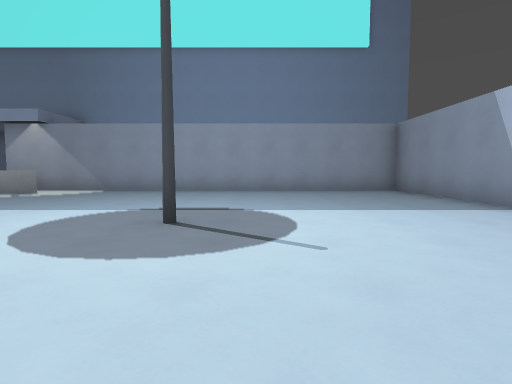
View 1 (above)

23 first-person views from a walk through a level from a Godot 3-D game. The camera is 1.2 m above the floor, tilts 4° down and sees 80° across. The floor is counted in squares, 2 m on a side. Each view is taken from the middle of a square. On the plan, view 1 faces up. The plan holds only what a view shows up to about 9 squares ahead; the rest is blank. The place goes on beyond the plan.

View 2
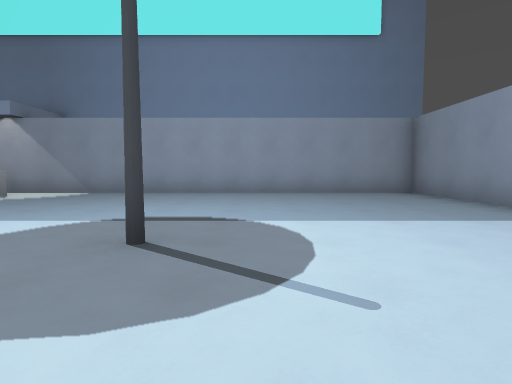

View 3
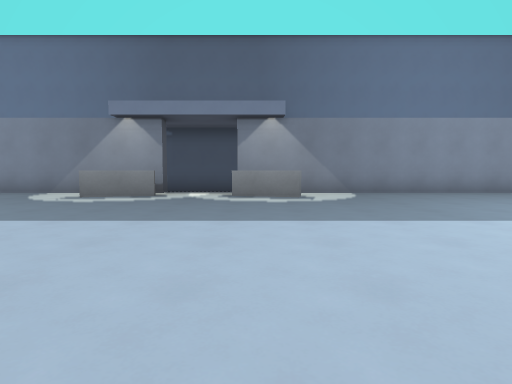

View 4
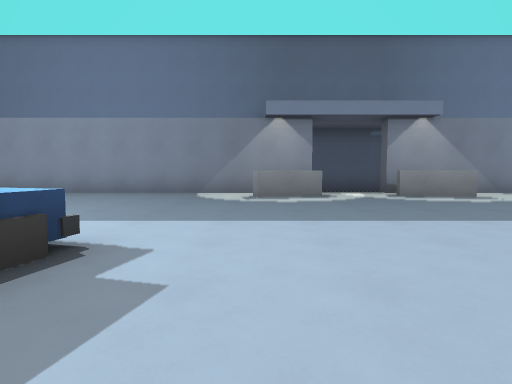

View 5
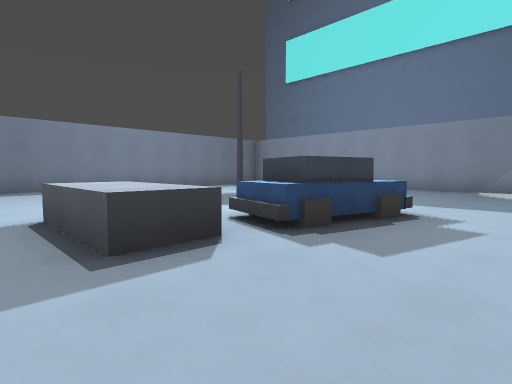

View 6
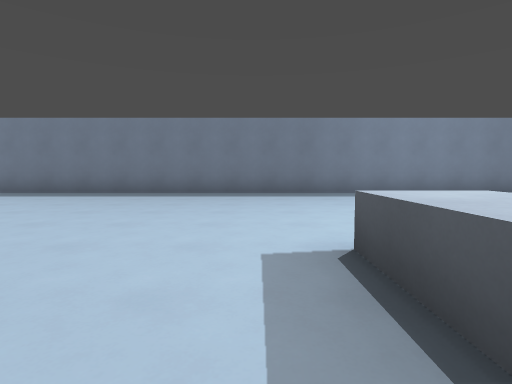

View 7
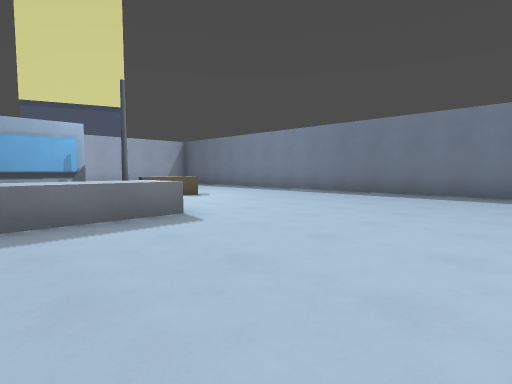

View 8
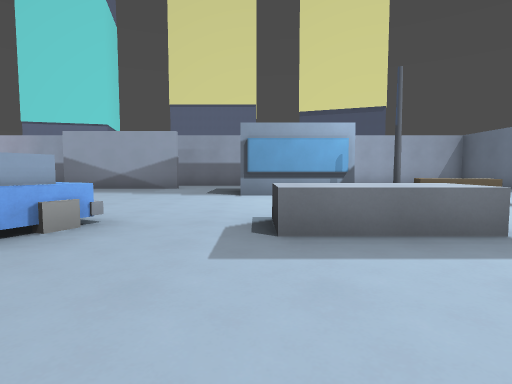

View 9
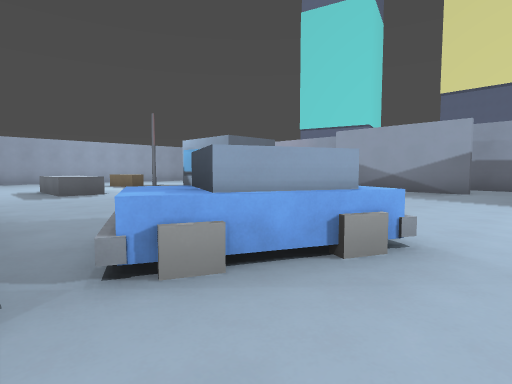

View 10
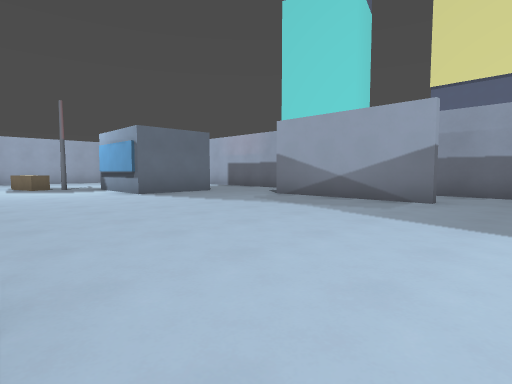

View 11
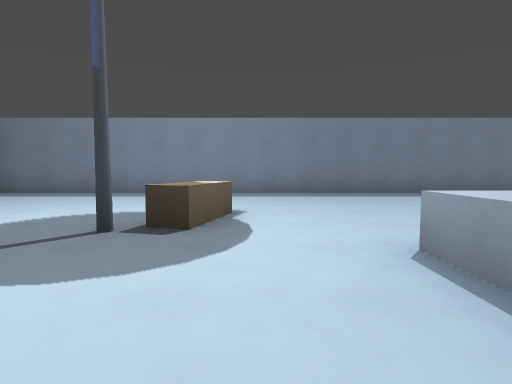

View 12
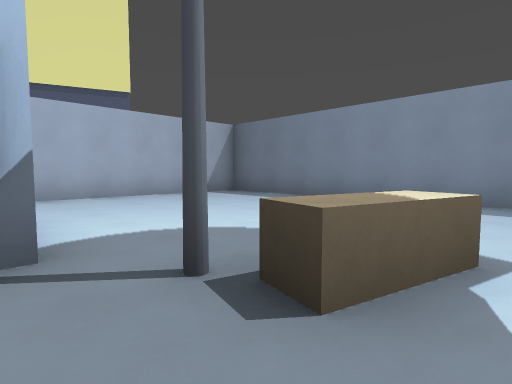

View 13
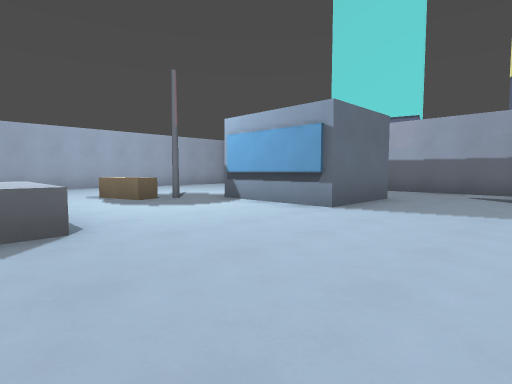

View 14
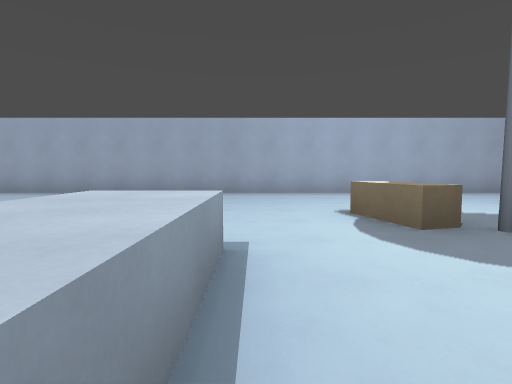

View 15
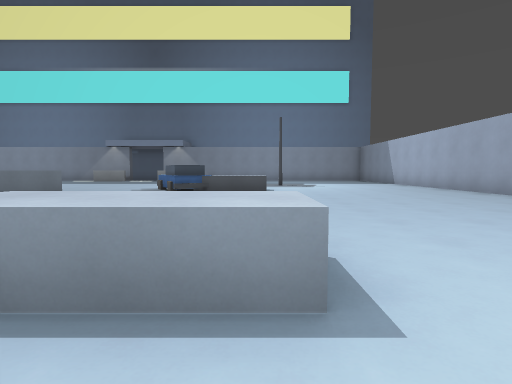

View 16
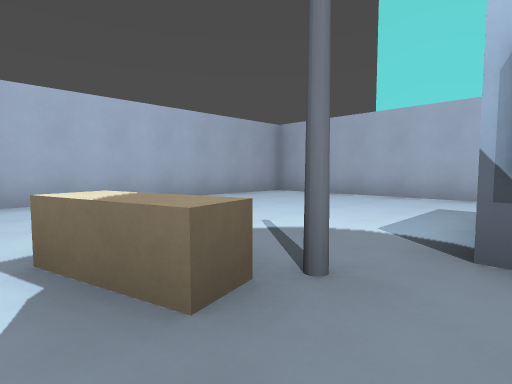

View 17
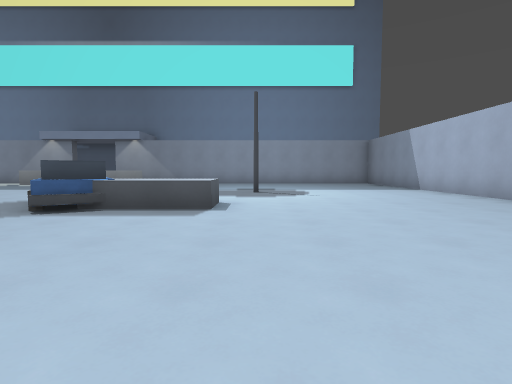

View 18
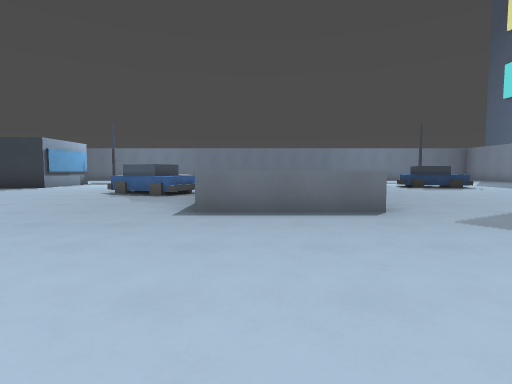

View 19
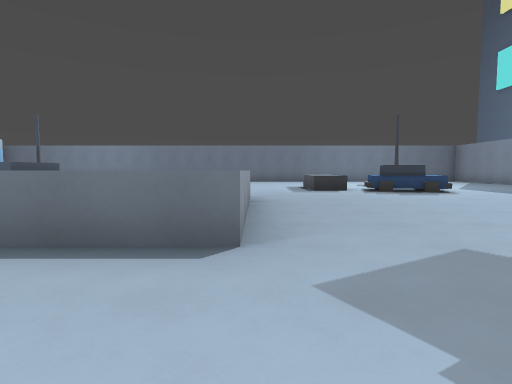

View 20
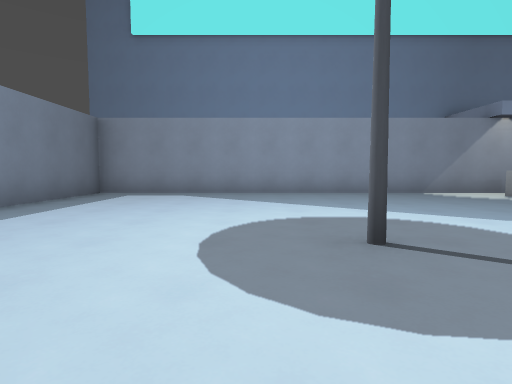

View 21
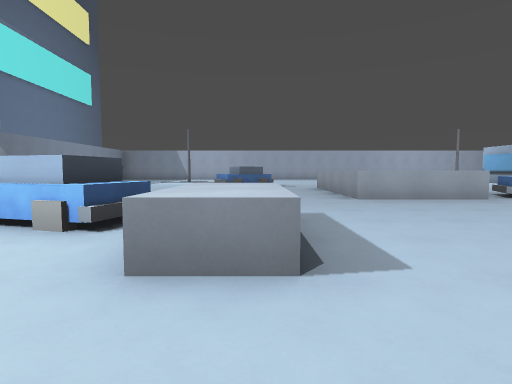

View 22
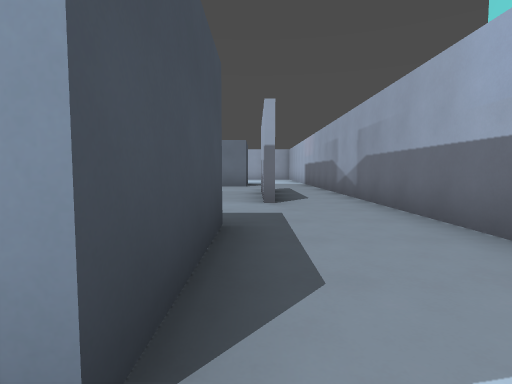

View 23
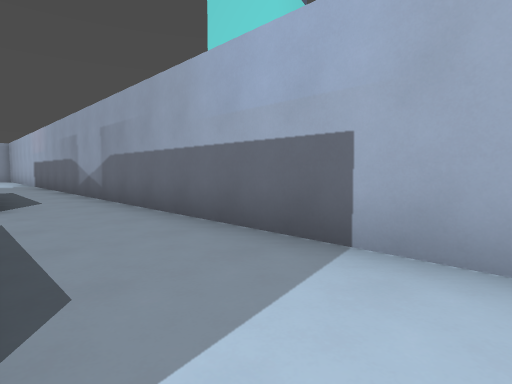

### Floor plan
Key: @ floor where view 1 was taken; # wall or solid block; . floor; / step, stairs or slope; = window, fence, low wall or low ledge; ^ raised ledge; C car; O other object.
Columns run from 21 left of view 1 to 4 right of it. Each row starts with its distance up from view 1.
  9 ############..############
  8 #.........^^..^^.........#
  7 #........................#
  6 #........................#
  5 #........................#
  4 #........................#
  3 # ...O..^........ ..O....#
  2 #  ....=^.......   ......#
  1 #.....^^......../  ^.....#
  0 #.....^^^........^^^.@...#
 -1 #........................#
 -2 #..........^^^^..........#
 -3 #..........^  ^..........#
 -4 #..........^  ^......... #
 -5 #..........^^^^......... #
 -6 #..........C...........  #
 -7 #.....^^^.CC.....^^^.....#
 -8 #..........C.............#
 -9 #........................#
-10 #...^O..............O^...#
-11 #......................  #
-12 #.....###........###.... #
-13 #.....###........#  .....#
-14 #..........####...  .....#
-15 #.................  .....#
-16 ##########################

Where each view was taken, in squares from view 1:
view 1: 0 up, 0 right, facing up
view 2: 1 up, 0 right, facing up
view 3: 1 up, 7 left, facing up
view 4: 1 up, 11 left, facing up
view 5: 1 down, 11 left, facing up-left
view 6: 1 down, 13 left, facing left
view 7: 3 down, 13 left, facing down-left
view 8: 4 down, 13 left, facing down
view 9: 5 down, 12 left, facing down-right
view 10: 8 down, 12 left, facing down-right
view 11: 9 down, 13 left, facing left
view 12: 9 down, 15 left, facing down-left
view 13: 7 down, 7 left, facing down-right
view 14: 8 down, 4 left, facing right
view 15: 9 down, 2 left, facing up
view 16: 9 down, 2 left, facing down-right
view 17: 5 down, 1 left, facing up
view 18: 4 down, 2 left, facing left
view 19: 2 down, 4 left, facing left
view 20: 1 up, 17 left, facing up
view 21: 0 up, 17 left, facing right
view 22: 14 down, 16 left, facing right
view 23: 14 down, 16 left, facing down-right
